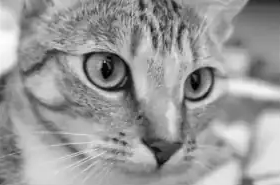
#> input picture tsvd_n_compts_visual/base_cat.png, 280 x 185 px, found by its file name
$ jupyter execute cat_svd_n_compts.ipynb
#> lines starting #> are read from the running program, lines starting #| are printed output that depends on the picture
[cell 1]
import cv2
import numpy as np
import matplotlib.pyplot as plt

[cell 2]
base_cat = cv2.imread(".\\base_cat.png")
#> base_cat is the input picture: shape (185, 280, 3); mean B, G, R 152.9, 152.9, 152.9

gray_cat = cv2.cvtColor(base_cat, cv2.COLOR_BGR2GRAY)
U, S, Vt = np.linalg.svd(gray_cat, full_matrices=False)
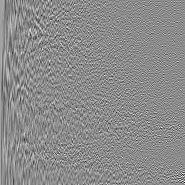
#> U: shape (185, 185) float64; min -0.453, max 0.374, mean 0.000416; drawn with min black and max white
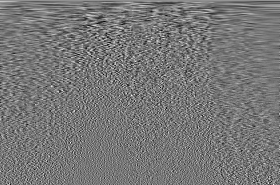
#> Vt: shape (185, 280) float64; min -0.271, max 0.308, mean 0.000323; drawn with min black and max white
#> S = 185 values, max 35050.6 at index 0, min 2.9 at index 184, mean 441.5
S_diag = np.diag(S)
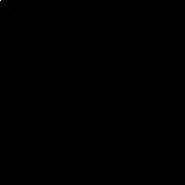
#> S_diag: shape (185, 185) float64; min 0, max 35050.6, mean 2.4; drawn with min black and max white

print("Original image shape:", gray_cat.shape)
#| Original image shape: (185, 280)
print(f'U shape: {U.shape},  S shape: {S.shape},  V^T shape: {Vt.shape}')
#| U shape: (185, 185),  S shape: (185,),  V^T shape: (185, 280)

[cell 3]
r_options = [1, 2, 5, 10, 50, 100]

[cell 4]
fig, ax = plt.subplots(2, len(r_options), figsize=(16, 3.5))
curr_fig = 0

for r in r_options:
    cat_approx = U[:, :r] @ S_diag[:r, :r] @ Vt[:r, :]
    ax[0][curr_fig].imshow(cat_approx, cmap='gray')
    ax[0][curr_fig].set_title("s = " + str(r))
    ax[0][curr_fig].axis('off')
    ax[1][curr_fig].set_title("Original image")
    ax[1][curr_fig].imshow(gray_cat, cmap='gray')
    ax[1, curr_fig].axis('off')
    curr_fig += 1
#> this loop made 6 passes
#> pass 1, `cat_approx = U[:, :r] @ S_diag[:r, :r] @ Vt[:r, :]`:
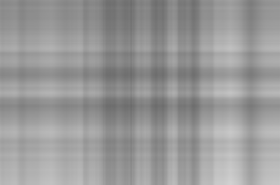
#> cat_approx: shape (185, 280) float64; min 107.8, max 209.2, mean 152.9
#> pass 2, `cat_approx = U[:, :r] @ S_diag[:r, :r] @ Vt[:r, :]`:
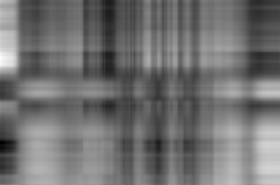
#> cat_approx: shape (185, 280) float64; min 65.64, max 261.8, mean 152.9; drawn with min black and max white
#> pass 3, `cat_approx = U[:, :r] @ S_diag[:r, :r] @ Vt[:r, :]`:
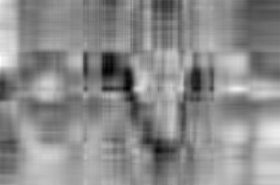
#> cat_approx: shape (185, 280) float64; min 13.83, max 267.2, mean 152.9; drawn with min black and max white
#> after the loop, curr_fig = 6
plt.show()
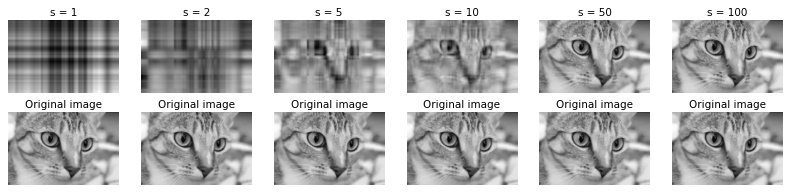
#> figure drawn by matplotlib, 12 panels

[cell 5]
var_explained = np.round(S**2/np.sum(S**2), decimals=3)
#> var_explained = 185 values, max 0.943 at index 0, min 0 at index 16, mean 0.00539
print(f'Variance Explained by Top-20 singular values (in %):\n{var_explained[0:20]*100}')
#| Variance Explained by Top-20 singular values (in %):
#| [94.3  1.6  1.1  0.5  0.5  0.3  0.3  0.2  0.2  0.2  0.1  0.1  0.1  0.1
#|   0.1  0.1  0.   0.   0.   0. ]
